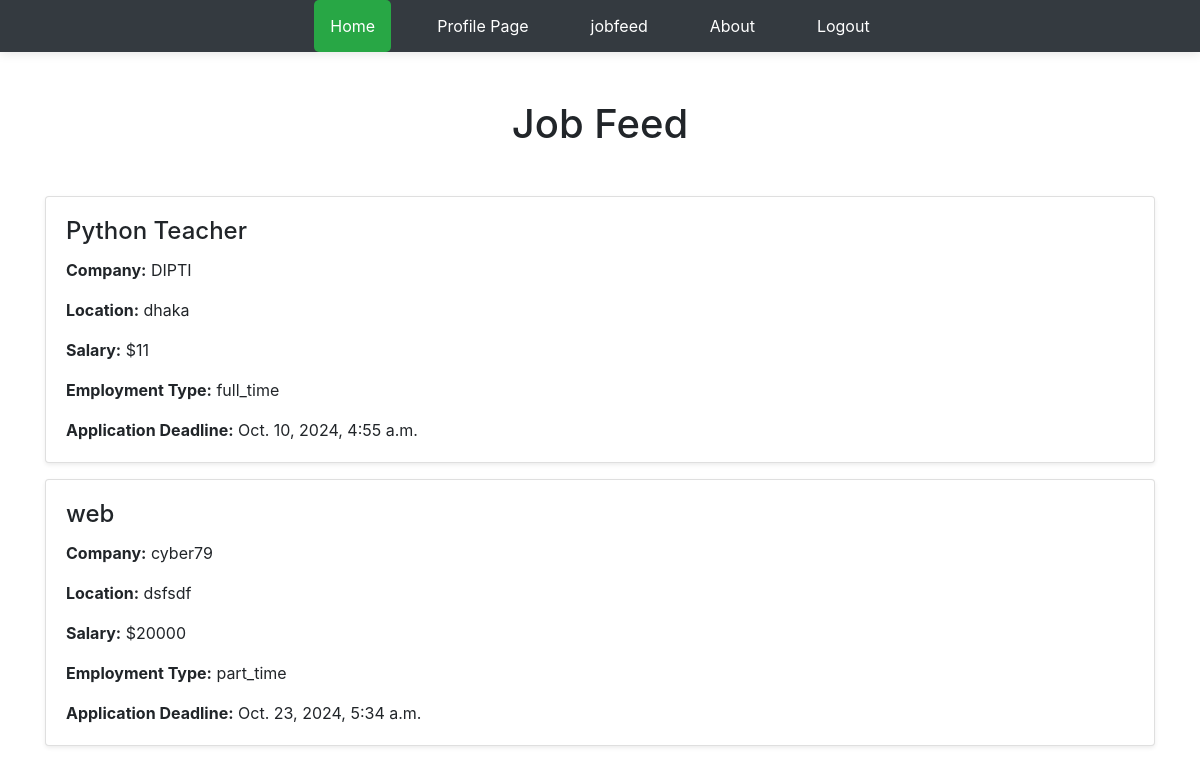
/jobfeed/ (signed in), run on the app's committed database.
### myapp/models.py (models this page shows, shortened)
class JobModel(models.Model):
    JOB_TYPE_CHOICES=[
        ('full_time', 'Full Time'),
        ('part_time', 'Part Time'),
        ('contract', 'Contract'),
        ('internship', 'Internship'),
        ('temporary', 'Temporary'),
    ]
    user=models.ForeignKey(CustomUser,null=True,blank=True,on_delete=models.CASCADE)
    job_title = models.CharField(max_length=200, null=True, blank=True)
    company_name = models.CharField(max_length=200, null=True, blank=True)
    location = models.CharField(max_length=200, null=True, blank=True)
    description = models.TextField(null=True, blank=True)
    salary = models.PositiveIntegerField(null=True, blank=True)
    employment_type = models.CharField(max_length=50, choices=JOB_TYPE_CHOICES, null=True, blank=True)
    posted_date = models.DateTimeField(auto_now_add=True)
    update_date = models.DateTimeField(auto_now=True)
    application_deadline = models.DateTimeField(null=True, blank=True)

### myproject/views.py (the view)
# urls.py: path('jobfeed/', jobfeed, name='jobfeed'),
@login_required
def jobfeed(request):
    Job=JobModel.objects.all()
    context={
        'Job':Job
    }
    return render(request,"jobfeed.html",context)

### Templates/jobfeed.html (shortened to what this page needs)
{% extends 'base.html' %}
{% block body %}
<link rel="stylesheet" href="https://stackpath.bootstrapcdn.com/bootstrap/4.5.2/css/bootstrap.min.css">
<div class="container mt-5">
    <h1 class="text-center mb-4">Job Feed</h1>
    <div class="job-list">
        {% for job in Job %}
        <div class="card mb-3 shadow-sm">
            <div class="card-body">
                <h2 class="card-title">{{ job.job_title }}</h2>
                <p class="card-text"><strong>Company:</strong> {{ job.company_name }}</p>
                <p class="card-text"><strong>Location:</strong> {{ job.location }}</p>
                <p class="card-text"><strong>Salary:</strong> ${{ job.salary|default:"Not specified" }}</p>
                <p class="card-text"><strong>Employment Type:</strong> {{ job.employment_type|default:"Not specified" }}</p>
                <p class="card-text"><strong>Application Deadline:</strong> {{ job.application_deadline|default:"Not specified" }}</p>
            </div>
        </div>
        {% empty %}
        <p class="text-center">No jobs available at the moment.</p>
        {% endfor %}
    </div>
</div>
{% endblock body %}

### Templates/base.html (shortened to what this page needs)
<!DOCTYPE html>
<html>
<head>
</head>
<body>
{% include 'navbar.html' %}
{% block body %}
{% endblock body %}
</body>
</html>

### Templates/navbar.html (shortened to what this page needs)
<ul>
    <li><a class="active" href="#home">Home</a></li>
    <li><a href=" {% url 'profilePage' %} ">Profile Page</a></li>
    <li><a href=" {% url 'jobfeed' %} ">jobfeed</a></li>
    <li><a href="#about">About</a></li>
    <li><a href=" {% url 'logoutPage' %} ">Logout</a></li>
  </ul>

### Templates/base.html (style rules this page uses)
ul { list-style-type: none; margin: 0; padding: 0; overflow: hidden; background-color: #333; }
li { float: left; }
li a { display: block; color: white; text-align: center; padding: 14px 16px; text-decoration: none; }

### Templates/navbar.html (style rules this page uses)
body { font-family: Arial, sans-serif; background-color: #e9ecef; margin: 0; }
ul { list-style-type: none; padding: 0; display: flex; justify-content: center; background-color: #343a40; box-shadow: 0 2px 10px rgba(0, 0, 0, 0.1); }
li { margin: 0 15px; }
a { display: block; padding: 14px 20px; color: white; text-align: center; text-decoration: none; border-radius: 5px; transition: background-color 0.3s, transform 0.2s; }
.active { background-color: #28a745; border-radius: 5px; }

### Templates/jobfeed.html (style rules this page uses)
body { background-color: #f4f4f4; }
.card { transition: transform 0.2s; border: none; border-radius: 10px; }
.card-body { padding: 20px; }
.card-title { font-size: 1.5rem; margin-bottom: 0.5rem; }
.card-text { font-size: 1rem; }

### data on the page
JobModel: job_title "Python Teacher", company_name "DIPTI", location "dhaka", salary "11", employment_type "full_time", application_deadline "Oct. 10, 2024, 4:55 a.m."
JobModel: job_title "web", company_name "cyber79", location "dsfsdf", salary "20000", employment_type "part_time", application_deadline "Oct. 23, 2024, 5:34 a.m."
